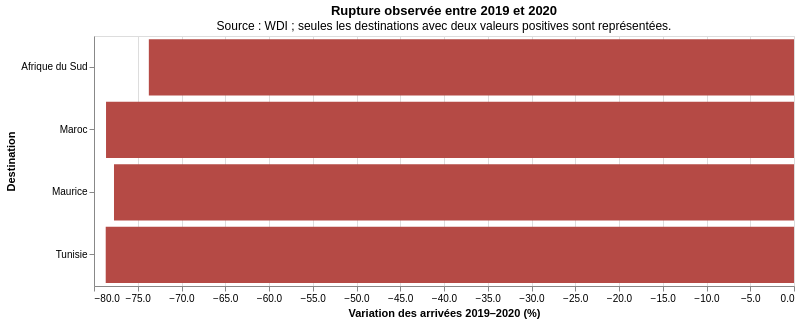

Notebook code cell kept with this figure:
### Markdown cell above
### 4.4 Rupture de 2020

**Question :** quelle rupture observe-t-on entre 2019 et 2020 lorsque les deux valeurs existent et sont strictement positives ?

Calculs : `variation_absolue = arrivals_2020 - arrivals_2019` ; `variation_pct = (arrivals_2020 / arrivals_2019 - 1) × 100`. Les destinations non calculables restent dans le tableau avec des résultats manquants et un statut explicite. Le graphique n'affiche que les variations calculables.

### Code cell
arrival_break = arrival_wide.reindex(columns=[2019, 2020]).rename(columns={
    2019: "arrivals_2019", 2020: "arrivals_2020",
}).copy()
break_columns = ["arrivals_2019", "arrivals_2020"]
break_valid = arrival_break[break_columns].notna().all(axis=1) & arrival_break[break_columns].gt(0).all(axis=1)
arrival_break["variation_absolue"] = np.nan
arrival_break["variation_pct"] = np.nan
arrival_break.loc[break_valid, "variation_absolue"] = arrival_break.loc[break_valid, "arrivals_2020"] - arrival_break.loc[break_valid, "arrivals_2019"]
arrival_break.loc[break_valid, "variation_pct"] = (arrival_break.loc[break_valid, "arrivals_2020"] / arrival_break.loc[break_valid, "arrivals_2019"] - 1) * 100
arrival_break["statut"] = break_valid.map({True: "Calculable", False: "Non calculable"})
arrival_break["raison"] = [
    "Deux valeurs renseignées et positives" if ok else
    "Valeur 2019 ou 2020 manquante" if row[break_columns].isna().any() else
    "Valeur nulle ou négative : calcul exclu"
    for (_, row), ok in zip(arrival_break.iterrows(), break_valid)
]
arrival_break = arrival_break.reset_index()
show_arrivals_table(arrival_break, counts=break_columns + ["variation_absolue"], percentages=["variation_pct"])
break_plot = arrival_break.loc[arrival_break["statut"].eq("Calculable")]
assert not break_plot.empty, "Aucune variation calculable : ne pas produire de graphique vide."
break_chart = alt.Chart(break_plot).mark_bar(color="#b54a45").encode(
    y=alt.Y("destination:N", title="Destination", sort=DESTINATIONS),
    x=alt.X("variation_pct:Q", title="Variation des arrivées 2019–2020 (%)", axis=alt.Axis(format=".1f")),
    tooltip=[alt.Tooltip("destination:N", title="Destination"), alt.Tooltip("variation_pct:Q", title="Variation (%)", format=".2f"), alt.Tooltip("variation_absolue:Q", title="Variation (personnes)", format=",.0f")],
).properties(width=700, height=250, title=alt.Title(
    "Rupture observée entre 2019 et 2020",
    subtitle="Source : WDI ; seules les destinations avec deux valeurs positives sont représentées.",
))
arrival_charts.append(break_chart)
display(break_chart)

### Figure 1 — Vega-Lite specification as saved in the notebook (floating-point values rounded to 4 significant figures)
{"config": {"view": {"continuousWidth": 300, "continuousHeight": 300}}, "data": {"name": "data-c4bcd80448aa0119a40bf34987fe03d9"}, "mark": {"type": "bar", "color": "#b54a45"}, "encoding": {"tooltip": [{"field": "destination", "title": "Destination", "type": "nominal"}, {"field": "variation_pct", "format": ".2f", "title": "Variation (%)", "type": "quantitative"}, {"field": "variation_absolue", "format": ",.0f", "title": "Variation (personnes)", "type": "quantitative"}], "x": {"axis": {"format": ".1f"}, "field": "variation_pct", "title": "Variation des arrivées 2019–2020 (%)", "type": "quantitative"}, "y": {"field": "destination", "sort": ["Afrique du Sud", "Égypte", "Kenya", "Maroc", "Maurice", "Tanzanie", "Tunisie"], "title": "Destination", "type": "nominal"}}, "height": 250, "title": {"text": "Rupture observée entre 2019 et 2020", "subtitle": "Source : WDI ; seules les destinations avec deux valeurs positives sont représentées."}, "width": 700, "$schema": "https://vega.github.io/schema/vega-lite/v6.1.0.json", "datasets": {"data-c4bcd80448aa0119a40bf34987fe03d9": [{"destination": "Afrique du Sud", "arrivals_2019": 14800000.0, "arrivals_2020": 3887000.0, "variation_absolue": -10910000.0, "variation_pct": -73.73, "statut": "Calculable", "raison": "Deux valeurs renseignées et positives"}, {"destination": "Maroc", "arrivals_2019": 13110000.0, "arrivals_2020": 2802000.0, "variation_absolue": -10310000.0, "variation_pct": -78.63, "statut": "Calculable", "raison": "Deux valeurs renseignées et positives"}, {"destination": "Maurice", "arrivals_2019": 1418000.0, "arrivals_2020": 316000.0, "variation_absolue": -1102000.0, "variation_pct": -77.72, "statut": "Calculable", "raison": "Deux valeurs renseignées et positives"}, {"destination": "Tunisie", "arrivals_2019": 9429000.0, "arrivals_2020": 2012000.0, "variation_absolue": -7417000.0, "variation_pct": -78.66, "statut": "Calculable", "raison": "Deux valeurs renseignées et positives"}]}}
